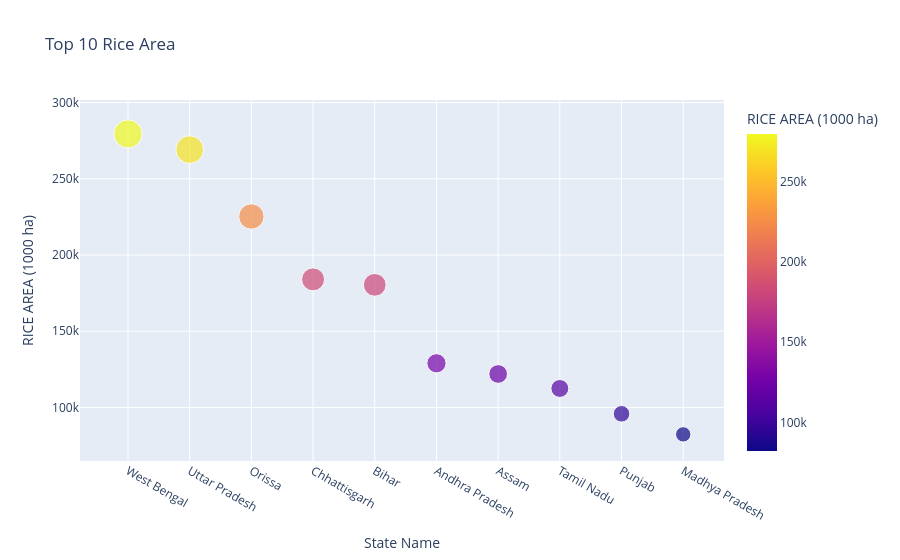

Notebook source saved alongside this figure:
### Code cell
px.scatter(rice_area, 
           x= 'State Name', 
           y ='RICE AREA (1000 ha)',
           color = 'RICE AREA (1000 ha)',
           size ='RICE AREA (1000 ha)', 
           hover_data='RICE AREA (1000 ha)', 
           title= 'Top 10 Rice Area',)

### Figure 1 — Plotly figure (JSON) as saved in the notebook; plotly's stock layout.template omitted (floating-point values rounded to 4 significant figures)
{"data": [{"hovertemplate": "State Name=%{x}<br>RICE AREA (1000 ha)=%{marker.color}<extra></extra>", "legendgroup": "", "marker": {"color": [279500.0, 269200.0, 225300.0, 184000.0, 180400.0, 129000.0, 122000.0, 112500.0, 95820.0, 82340.0], "coloraxis": "coloraxis", "size": [279500.0, 269200.0, 225300.0, 184000.0, 180400.0, 129000.0, 122000.0, 112500.0, 95820.0, 82340.0], "sizemode": "area", "sizeref": 698.7, "symbol": "circle"}, "mode": "markers", "name": "", "orientation": "v", "showlegend": false, "type": "scatter", "x": ["West Bengal", "Uttar Pradesh", "Orissa", "Chhattisgarh", "Bihar", "Andhra Pradesh", "Assam", "Tamil Nadu", "Punjab", "Madhya Pradesh"], "xaxis": "x", "y": [279500.0, 269200.0, 225300.0, 184000.0, 180400.0, 129000.0, 122000.0, 112500.0, 95820.0, 82340.0], "yaxis": "y"}], "layout": {"autosize": true, "coloraxis": {"colorbar": {"title": {"text": "RICE AREA (1000 ha)"}}, "colorscale": [[0, "#0d0887"], [0.1111, "#46039f"], [0.2222, "#7201a8"], [0.3333, "#9c179e"], [0.4444, "#bd3786"], [0.5556, "#d8576b"], [0.6667, "#ed7953"], [0.7778, "#fb9f3a"], [0.8889, "#fdca26"], [1, "#f0f921"]]}, "legend": {"itemsizing": "constant", "tracegroupgap": 0}, "title": {"text": "Top 10 Rice Area"}, "xaxis": {"anchor": "y", "autorange": true, "domain": [0, 1], "range": [-0.716, 9.625], "title": {"text": "State Name"}, "type": "category"}, "yaxis": {"anchor": "x", "autorange": true, "domain": [0, 1], "range": [55010.0, 318700.0], "title": {"text": "RICE AREA (1000 ha)"}, "type": "linear"}}}
